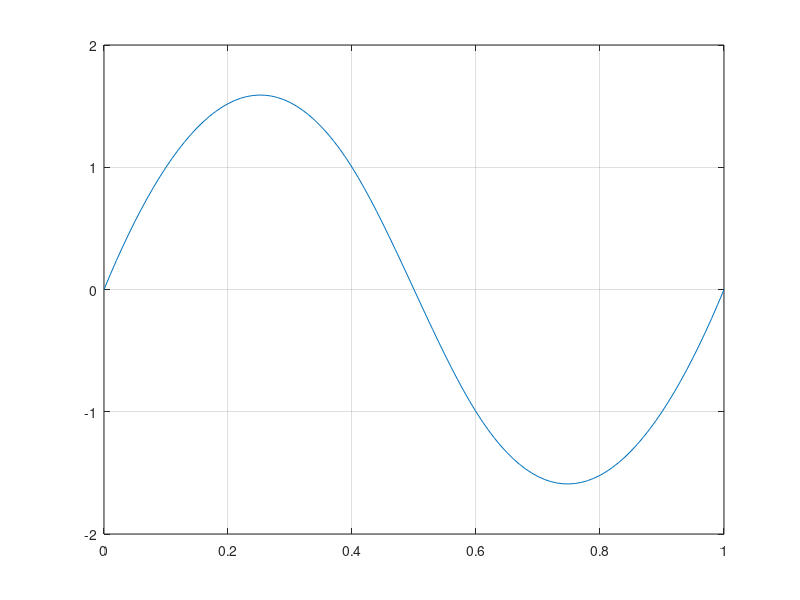
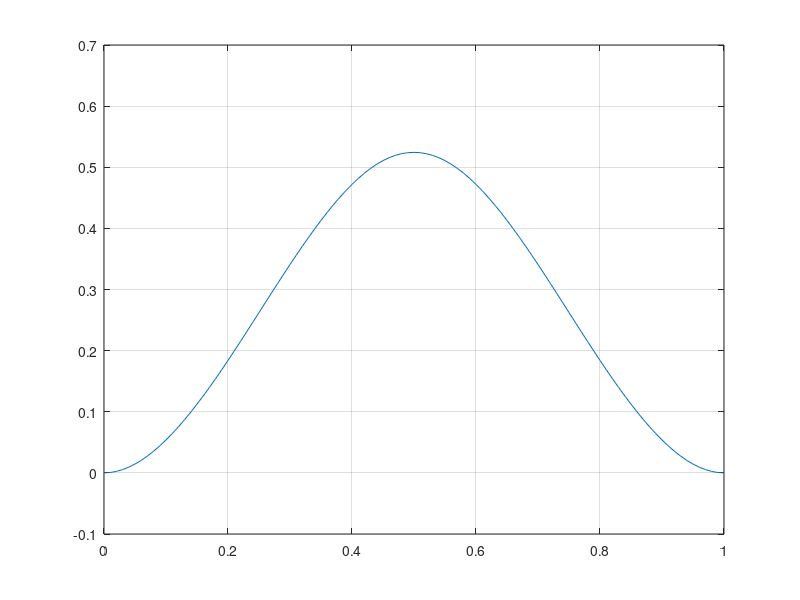
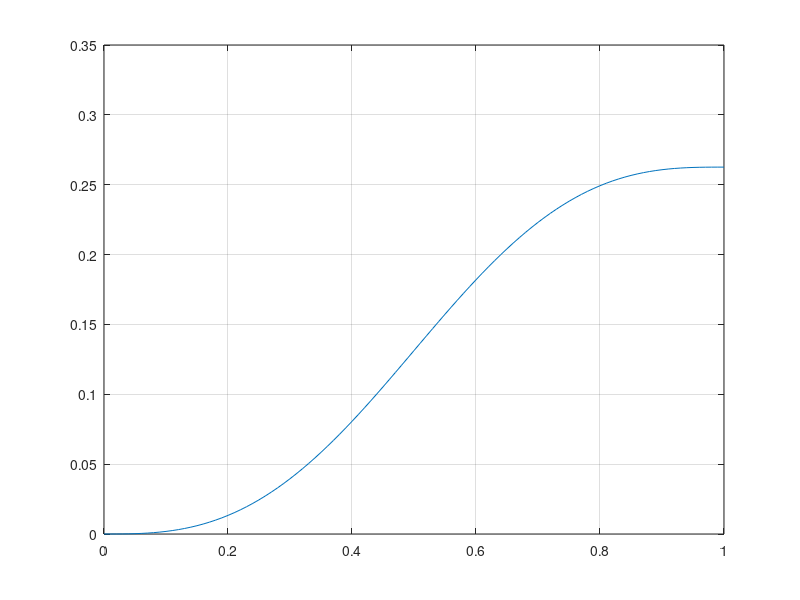

Here is the MATLAB script that generated these plots, in order:
clear
clc

a = @(t) spline([0,0.1,0.4,0.5,0.6,0.9,1],[0,1,1,0,-1,-1,0],t);
time = 0:0.01:1;
plot(time,a(time))
grid on

v = @(x) integral(a,0,x);
for ii = 1:length(time)
    V(ii) = integral(a,0,time(ii));
end
figure
plot(time,V)
grid on

v = @(x) spline(time,V,x);
for ii = 1:length(time)
    S(ii)=integral(v,0,time(ii));
end
figure
plot(time,S)
grid on
